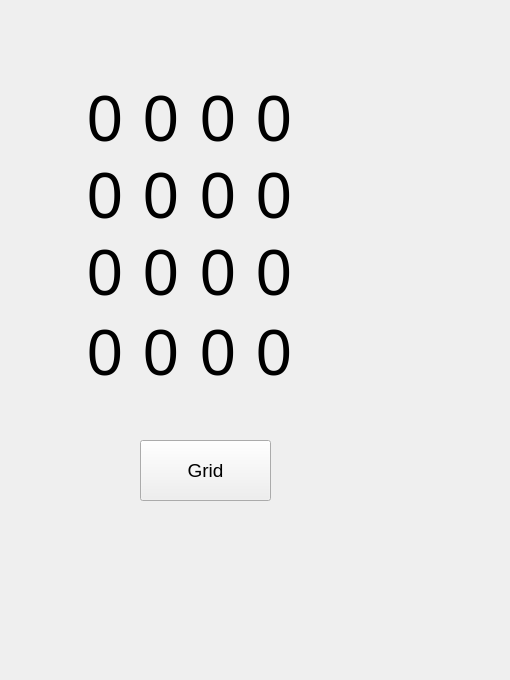
<?xml version="1.0" encoding="UTF-8"?>
<ui version="4.0">
 <class>MainWindow</class>
 <widget class="QMainWindow" name="MainWindow">
  <property name="geometry">
   <rect>
    <x>0</x>
    <y>0</y>
    <width>510</width>
    <height>680</height>
   </rect>
  </property>
  <property name="minimumSize">
   <size>
    <width>510</width>
    <height>680</height>
   </size>
  </property>
  <property name="maximumSize">
   <size>
    <width>510</width>
    <height>680</height>
   </size>
  </property>
  <property name="windowTitle">
   <string>MainWindow</string>
  </property>
  <widget class="QWidget" name="centralWidget">
   <widget class="QPushButton" name="switchBtn">
    <property name="geometry">
     <rect>
      <x>140</x>
      <y>440</y>
      <width>131</width>
      <height>61</height>
     </rect>
    </property>
    <property name="font">
     <font>
      <pointsize>14</pointsize>
     </font>
    </property>
    <property name="text">
     <string>Grid</string>
    </property>
   </widget>
   <widget class="QLabel" name="l_07">
    <property name="geometry">
     <rect>
      <x>143</x>
      <y>83</y>
      <width>51</width>
      <height>71</height>
     </rect>
    </property>
    <property name="font">
     <font>
      <pointsize>48</pointsize>
     </font>
    </property>
    <property name="text">
     <string>0</string>
    </property>
   </widget>
   <widget class="QLabel" name="l_15">
    <property name="geometry">
     <rect>
      <x>256</x>
      <y>83</y>
      <width>50</width>
      <height>71</height>
     </rect>
    </property>
    <property name="font">
     <font>
      <pointsize>48</pointsize>
     </font>
    </property>
    <property name="text">
     <string>0</string>
    </property>
   </widget>
   <widget class="QLabel" name="l_02">
    <property name="geometry">
     <rect>
      <x>87</x>
      <y>160</y>
      <width>50</width>
      <height>71</height>
     </rect>
    </property>
    <property name="font">
     <font>
      <pointsize>48</pointsize>
     </font>
    </property>
    <property name="text">
     <string>0</string>
    </property>
   </widget>
   <widget class="QLabel" name="l_05">
    <property name="geometry">
     <rect>
      <x>143</x>
      <y>237</y>
      <width>51</width>
      <height>71</height>
     </rect>
    </property>
    <property name="font">
     <font>
      <pointsize>48</pointsize>
     </font>
    </property>
    <property name="text">
     <string>0</string>
    </property>
   </widget>
   <widget class="QLabel" name="l_03">
    <property name="geometry">
     <rect>
      <x>87</x>
      <y>83</y>
      <width>50</width>
      <height>71</height>
     </rect>
    </property>
    <property name="font">
     <font>
      <pointsize>48</pointsize>
     </font>
    </property>
    <property name="text">
     <string>0</string>
    </property>
   </widget>
   <widget class="QLabel" name="l_11">
    <property name="geometry">
     <rect>
      <x>200</x>
      <y>83</y>
      <width>50</width>
      <height>71</height>
     </rect>
    </property>
    <property name="font">
     <font>
      <pointsize>48</pointsize>
     </font>
    </property>
    <property name="text">
     <string>0</string>
    </property>
   </widget>
   <widget class="QLabel" name="l_06">
    <property name="geometry">
     <rect>
      <x>143</x>
      <y>160</y>
      <width>51</width>
      <height>71</height>
     </rect>
    </property>
    <property name="font">
     <font>
      <pointsize>48</pointsize>
     </font>
    </property>
    <property name="text">
     <string>0</string>
    </property>
   </widget>
   <widget class="QLabel" name="l_12">
    <property name="geometry">
     <rect>
      <x>256</x>
      <y>317</y>
      <width>50</width>
      <height>71</height>
     </rect>
    </property>
    <property name="font">
     <font>
      <pointsize>48</pointsize>
     </font>
    </property>
    <property name="text">
     <string>0</string>
    </property>
   </widget>
   <widget class="QLabel" name="l_08">
    <property name="geometry">
     <rect>
      <x>200</x>
      <y>317</y>
      <width>50</width>
      <height>71</height>
     </rect>
    </property>
    <property name="font">
     <font>
      <pointsize>48</pointsize>
     </font>
    </property>
    <property name="text">
     <string>0</string>
    </property>
   </widget>
   <widget class="QLabel" name="l_04">
    <property name="geometry">
     <rect>
      <x>143</x>
      <y>317</y>
      <width>51</width>
      <height>71</height>
     </rect>
    </property>
    <property name="font">
     <font>
      <pointsize>48</pointsize>
     </font>
    </property>
    <property name="text">
     <string>0</string>
    </property>
   </widget>
   <widget class="QLabel" name="l_14">
    <property name="geometry">
     <rect>
      <x>256</x>
      <y>160</y>
      <width>50</width>
      <height>71</height>
     </rect>
    </property>
    <property name="font">
     <font>
      <pointsize>48</pointsize>
     </font>
    </property>
    <property name="text">
     <string>0</string>
    </property>
   </widget>
   <widget class="QLabel" name="l_09">
    <property name="geometry">
     <rect>
      <x>200</x>
      <y>237</y>
      <width>50</width>
      <height>71</height>
     </rect>
    </property>
    <property name="font">
     <font>
      <pointsize>48</pointsize>
     </font>
    </property>
    <property name="text">
     <string>0</string>
    </property>
   </widget>
   <widget class="QLabel" name="l_13">
    <property name="geometry">
     <rect>
      <x>256</x>
      <y>237</y>
      <width>50</width>
      <height>71</height>
     </rect>
    </property>
    <property name="font">
     <font>
      <pointsize>48</pointsize>
     </font>
    </property>
    <property name="text">
     <string>0</string>
    </property>
   </widget>
   <widget class="QLabel" name="drawLabel">
    <property name="geometry">
     <rect>
      <x>20</x>
      <y>30</y>
      <width>491</width>
      <height>661</height>
     </rect>
    </property>
    <property name="frameShape">
     <enum>QFrame::NoFrame</enum>
    </property>
    <property name="text">
     <string/>
    </property>
   </widget>
   <widget class="QLabel" name="l_00">
    <property name="geometry">
     <rect>
      <x>87</x>
      <y>317</y>
      <width>50</width>
      <height>71</height>
     </rect>
    </property>
    <property name="font">
     <font>
      <pointsize>48</pointsize>
     </font>
    </property>
    <property name="text">
     <string>0</string>
    </property>
    <property name="order" stdset="0">
     <UInt>0</UInt>
    </property>
   </widget>
   <widget class="QLabel" name="l_01">
    <property name="geometry">
     <rect>
      <x>87</x>
      <y>237</y>
      <width>50</width>
      <height>71</height>
     </rect>
    </property>
    <property name="font">
     <font>
      <pointsize>48</pointsize>
     </font>
    </property>
    <property name="text">
     <string>0</string>
    </property>
   </widget>
   <widget class="QLabel" name="l_10">
    <property name="geometry">
     <rect>
      <x>200</x>
      <y>160</y>
      <width>50</width>
      <height>71</height>
     </rect>
    </property>
    <property name="font">
     <font>
      <pointsize>48</pointsize>
     </font>
    </property>
    <property name="text">
     <string>0</string>
    </property>
   </widget>
   <zorder>drawLabel</zorder>
   <zorder>l_07</zorder>
   <zorder>l_15</zorder>
   <zorder>l_02</zorder>
   <zorder>l_05</zorder>
   <zorder>l_03</zorder>
   <zorder>l_11</zorder>
   <zorder>l_06</zorder>
   <zorder>l_12</zorder>
   <zorder>l_08</zorder>
   <zorder>l_04</zorder>
   <zorder>l_14</zorder>
   <zorder>l_09</zorder>
   <zorder>l_13</zorder>
   <zorder>l_00</zorder>
   <zorder>l_01</zorder>
   <zorder>l_10</zorder>
   <zorder>switchBtn</zorder>
  </widget>
 </widget>
 <layoutdefault spacing="6" margin="11"/>
 <resources/>
 <connections/>
</ui>
